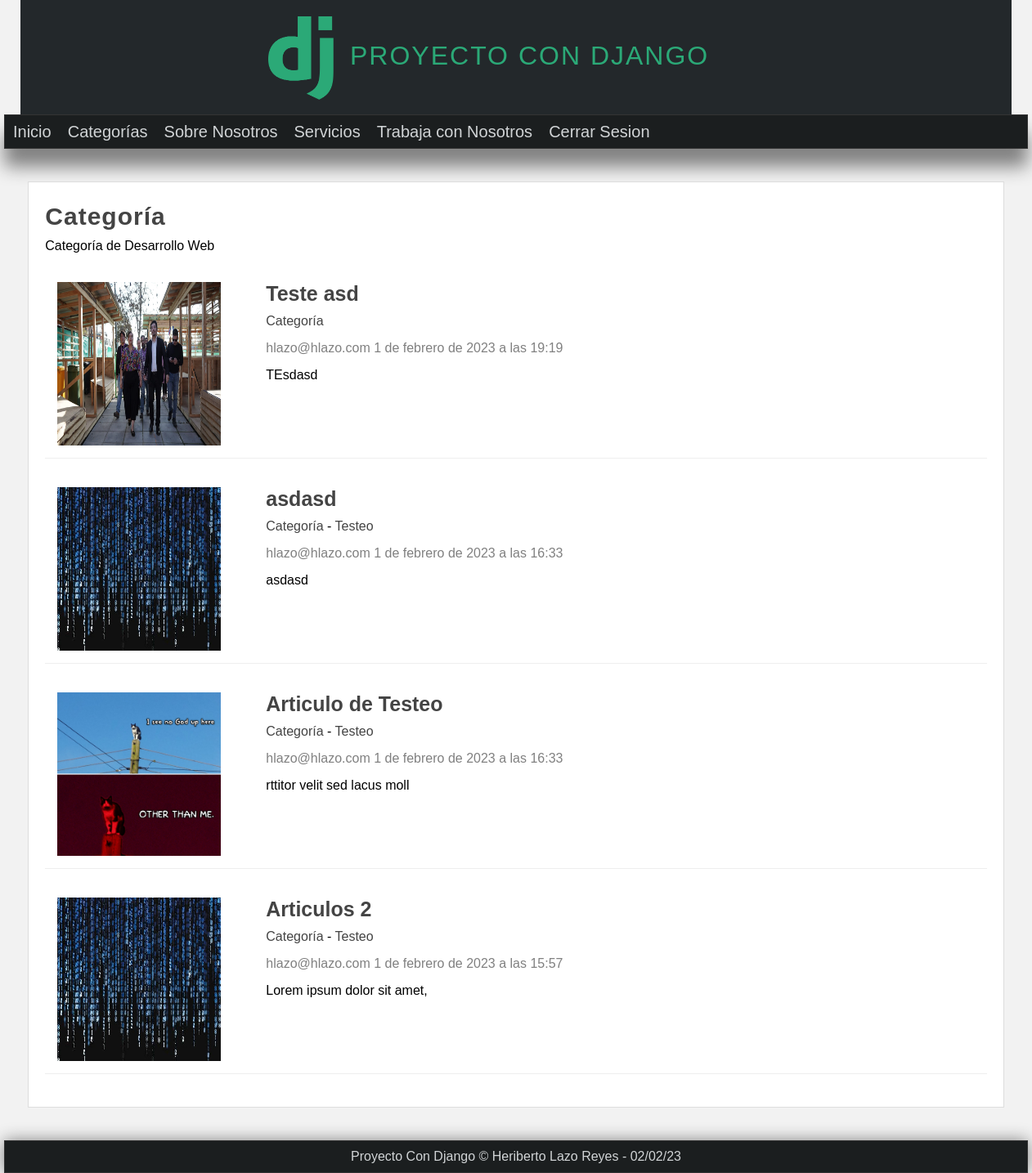
The app's page /categoria/1/ (signed in) with its own data.
### pages/models.py (models this page shows, shortened)
class Page(models.Model):
    title = models.CharField(max_length=50, verbose_name="titulo")
    content= RichTextField(verbose_name="Contenido")
    slug= models.CharField(unique=True, max_length=150, verbose_name="URL amigable")
    visible= models.BooleanField(verbose_name="¿Visible?")
    create_at= models.DateTimeField(auto_now_add=True, verbose_name="Creado el")
    update_at=models.DateTimeField(auto_now=True,verbose_name="Actualizado el")
    class Meta:
        verbose_name = "Página"
        verbose_name_plural = "Páginas"

### blog/models.py (models this page shows, shortened)
class Category(models.Model):
    name=models.CharField(max_length=100,verbose_name="Nombre Categoría")
    description= models.CharField(max_length=255, verbose_name="Descripción categoría")
    create_at = models.DateTimeField(auto_now_add=True,verbose_name="Creado el")
    class Meta:
        verbose_name: "Categoría"
        verbose_name_plural = "Categorías"

class Article(models.Model):
    title= models.CharField(max_length=150,verbose_name="Titulo articulo")
    content= RichTextField(verbose_name="Contenido")
    imagen = models.ImageField(default='null', verbose_name="Imagen articulo",upload_to="articulos")
    public= models.BooleanField(verbose_name="Publicado?")
    create_at= models.DateTimeField(auto_now_add=True,verbose_name="Creado el")
    update_at= models.DateTimeField(auto_now=True,verbose_name="Editado el")
    user= models.ForeignKey(User,editable=False, verbose_name="Usuario", on_delete=models.CASCADE) #Objeto usuario que creo el articulo
    categories= models.ManyToManyField(Category, verbose_name="Categorías", blank=True, related_name="articles")
    class Meta:
        verbose_name: "Articulo"
        verbose_name_plural = "Articulos"
        ordering =  ['-create_at']

### blog/views.py (the view)
# urls.py: path("categoria/<int:category_id>/", views.category, name="category"),
@login_required(login_url="login")
def category(request, category_id):
    category= get_object_or_404(Category,id=category_id)
    return render(request, 'categories/category.html',{
        "category": category,
    })

### blog/context_processor.py (called while the page is built)
def get_categories(request):
    ids = Article.objects.filter(public=True).values_list("categories", flat=True)
    categories = Category.objects.filter(id__in=ids).values_list('id','name')
    return {
        "categories":categories,
    }

### pages/context_processor.py (called while the page is built)
def get_pages(request):
    pages = Page.objects.values_list('id','title', 'slug')
    return {
        "pages":pages
    }

### blog/templates/categories/category.html (shortened to what this page needs)
{% extends 'layouts/layout.html' %}
{% block content %}
    <h1 class="title">{{category.name}}</h1>
    <p>{{ category.description }}</p>
    {% include 'articles/articles.html' with articles=category.articles.all %}
{% endblock%}

### mainapp/templates/layouts/layout.html (shortened to what this page needs)
<!DOCTYPE html>
<html lang="en">
<head>
    {%load static%}
    <link rel="stylesheet" type="text/css" href="{%static 'css/style.css'%}">
</head>
<body>
    <header>
        <div class="logotipo">
            <img src="{%static 'images/logo.png'%}" alt="">
            <h1>Proyecto con Django</h1>
        </div>
    </header>
    <nav>
        <ul>
            <li>
                <a href="{% url 'inicio' %}">Inicio</a>
            </li>
            {% if user.email %}
                <li>
                    <a href="{% url 'list_articles' %}">Categorías</a>
                </li>
                {% for page in pages%}
                    <li>
                        <a href="{% url 'page' page.2 %}">{{page.1}}</a>
                    </li>
                {% endfor %}
                <li>
                    <a href="{% url 'logout' %}">Cerrar Sesion</a>
                </li>
            {% endif %}
        </ul>
    </nav>
    <div class="contenido">
        <div class="box">
            {% block content  %}
            {% endblock  %}
        </div>
    </div>
    <footer>
        Proyecto Con Django &copy; Heriberto Lazo Reyes -  {% now "d/m/y" %}
    </footer>
</body>
</html>

### blog/templates/articles/articles.html (shortened to what this page needs)
{% for articulo in articles %}
    <article class="article-item">
    {% if articulo.imagen != "null" and articulo.imagen.url|length >= 1 %}
        <div class="image">
            <img src="{{articulo.imagen.url}}" alt="" srcset="" />
        </div>
    {% endif %}
    <div class="data">
        <h2>
            <a href="{% url 'article' articulo.id %} ">{{articulo.title}}</a>
        </h2>
        <p>
            {% for category in articulo.categories.all %}
                <a href="{% url 'category' category.id %}"> {{ category.name }}</a>
                {% if forloop.counter < articulo.categories.all|length %} {{ '-' }} {% endif %}
            {% endfor %}
        </p>
        <span class="date">
        {{ articulo.user.first_name }} {{ articulo.user.email }} {{articulo.create_at }}
        </span>
        <p>{{ articulo.content|safe }}</p>
    </div>
    </article>
{% endfor %}

### mainapp/static/css/style.css (style rules this page uses)
* { margin: 0px; padding: 0px; font-family: sans-serif,Arial, Helvetica; text-decoration: none; }
body { background-color: #f2f2f2; }
header { width: 1212px; height: 140px; background-color: #23282b; margin: 0px auto; }
.logotipo { width: 50%; height: 140px; margin: 0 auto; }
.logotipo img { display: block; float: left; width: 80px; margin-top: 20px; }
.logotipo h1 { display: block; float: left; letter-spacing: 2px; text-transform: uppercase; font-weight: normal; color: #2ba977; margin-top: 50px; margin-left: 20px; }
nav { width: 1250px; background-color: #1B1E1F; border: 1px solid #333333; height: 40px; margin: 0 auto; box-shadow: 0px 22px 22px gray; font-size: 20px; }
nav > ul { list-style: none; text-decoration: none; }
nav > ul > li { line-height: 40px; float: left; }
nav > ul > li > a { display: block; padding-left: 10px; padding-right: 10px; color: #d1d4d6; transition: all 300ms; }
.contenido { width: 1212px; min-height: 930px; margin: 40px auto; }
.title { color: #444; letter-spacing: 1px; font-size: 30px; margin-bottom: 10px; margin-top: 5px; }
.date { display: block; margin-top: 15px; margin-bottom: 15px; color: grey; }
.box { margin: 0 auto; background-color: white; width: 95%; min-height: 930px; padding: 20px; border: 1px solid #ddd; }
.box a { color: #444; transition: all 300ms; }
.box .image { width: 45%; float: left; margin-right: 40px; }
.box .image img { width: 100%; }
.article-item { margin-top: 20px; margin-bottom: 20px; padding: 15px; border-bottom: 1px solid #eee; clear: both; }
.article-item .image { width: 200px; height: 200px; float: left; overflow: hidden; }
.article-item .image img { height: 200px; }
.article-item .data { float:left; padding: 15px; padding-top: 0px; }
.article-item h2 { display: block; font-size: 25px; color: #333; margin-bottom: 10px; }
footer { width: 1250px; background-color: #1B1E1F; border: 1px solid #333; color: #d1d4d6; text-align: center; padding: 10px 0; box-shadow: 0px 0px 20px grey; margin: 0 auto; }

### records on screen
Page: title "Sobre Nosotros"
Page: title "Servicios"
Page: title "Trabaja con Nosotros"
Category: name "Categoría", description "Categoría de Desarrollo Web", value "-"
Article: imagen (picture), title "Teste asd", user.email "hlazo@hlazo.com", create_at "1 de febrero de 2023 a las 19:19", content "TEsdasd"
Article: imagen (picture), title "asdasd", user.email "hlazo@hlazo.com", create_at "1 de febrero de 2023 a las 16:33", content "asdasd"
Category: name "Testeo"
Article: imagen (picture), title "Articulo de Testeo", user.email "hlazo@hlazo.com", create_at "1 de febrero de 2023 a las 16:33", content "rttitor velit sed lacus moll"
Article: imagen (picture), title "Articulos 2", user.email "hlazo@hlazo.com", create_at "1 de febrero de 2023 a las 15:57", content "Lorem ipsum dolor sit amet,"
